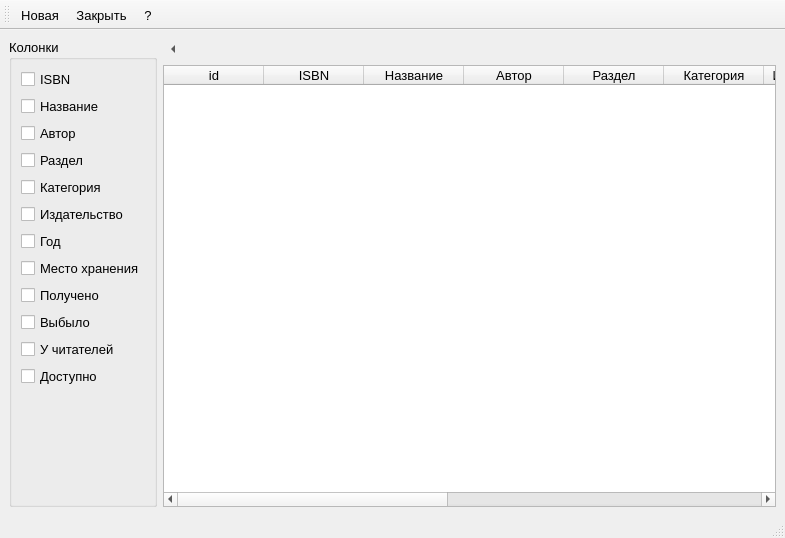
<?xml version="1.0" encoding="UTF-8"?>
<ui version="4.0">
 <class>books</class>
 <widget class="QMainWindow" name="books">
  <property name="geometry">
   <rect>
    <x>0</x>
    <y>0</y>
    <width>785</width>
    <height>538</height>
   </rect>
  </property>
  <property name="font">
   <font>
    <family>Ubuntu</family>
    <pointsize>10</pointsize>
   </font>
  </property>
  <property name="windowTitle">
   <string>Книги</string>
  </property>
  <widget class="QWidget" name="centralwidget">
   <layout class="QGridLayout" name="gridLayout">
    <item row="0" column="0">
     <layout class="QHBoxLayout" name="horizontalLayout_2">
      <item>
       <widget class="QGroupBox" name="groupBox_column">
        <property name="maximumSize">
         <size>
          <width>170</width>
          <height>16777215</height>
         </size>
        </property>
        <property name="title">
         <string>Колонки</string>
        </property>
        <layout class="QGridLayout" name="gridLayout_2">
         <item row="0" column="0">
          <layout class="QVBoxLayout" name="verticalLayout">
           <item>
            <widget class="QCheckBox" name="checkBox_isbn">
             <property name="text">
              <string>ISBN</string>
             </property>
            </widget>
           </item>
           <item>
            <widget class="QCheckBox" name="checkBox_title">
             <property name="text">
              <string>Название</string>
             </property>
            </widget>
           </item>
           <item>
            <widget class="QCheckBox" name="checkBox_auth">
             <property name="text">
              <string>Автор</string>
             </property>
            </widget>
           </item>
           <item>
            <widget class="QCheckBox" name="checkBox_sect">
             <property name="text">
              <string>Раздел</string>
             </property>
            </widget>
           </item>
           <item>
            <widget class="QCheckBox" name="checkBox_cat">
             <property name="text">
              <string>Категория</string>
             </property>
            </widget>
           </item>
           <item>
            <widget class="QCheckBox" name="checkBox_pub">
             <property name="text">
              <string>Издательство</string>
             </property>
            </widget>
           </item>
           <item>
            <widget class="QCheckBox" name="checkBox_year">
             <property name="text">
              <string>Год</string>
             </property>
            </widget>
           </item>
           <item>
            <widget class="QCheckBox" name="checkBox_place">
             <property name="text">
              <string>Место хранения</string>
             </property>
            </widget>
           </item>
           <item>
            <widget class="QCheckBox" name="checkBox_in">
             <property name="text">
              <string>Получено</string>
             </property>
            </widget>
           </item>
           <item>
            <widget class="QCheckBox" name="checkBox_out">
             <property name="text">
              <string>Выбыло</string>
             </property>
            </widget>
           </item>
           <item>
            <widget class="QCheckBox" name="checkBox_read">
             <property name="text">
              <string>У читателей</string>
             </property>
            </widget>
           </item>
           <item>
            <widget class="QCheckBox" name="checkBox_dost">
             <property name="text">
              <string>Доступно</string>
             </property>
            </widget>
           </item>
           <item>
            <spacer name="verticalSpacer">
             <property name="orientation">
              <enum>Qt::Vertical</enum>
             </property>
             <property name="sizeHint" stdset="0">
              <size>
               <width>20</width>
               <height>40</height>
              </size>
             </property>
            </spacer>
           </item>
          </layout>
         </item>
        </layout>
       </widget>
      </item>
      <item>
       <layout class="QVBoxLayout" name="verticalLayout_2">
        <item>
         <layout class="QHBoxLayout" name="horizontalLayout">
          <item>
           <widget class="QToolButton" name="toolButton_col">
            <property name="maximumSize">
             <size>
              <width>20</width>
              <height>20</height>
             </size>
            </property>
            <property name="text">
             <string>...</string>
            </property>
            <property name="checkable">
             <bool>true</bool>
            </property>
            <property name="autoRaise">
             <bool>true</bool>
            </property>
            <property name="arrowType">
             <enum>Qt::LeftArrow</enum>
            </property>
           </widget>
          </item>
          <item>
           <spacer name="horizontalSpacer">
            <property name="orientation">
             <enum>Qt::Horizontal</enum>
            </property>
            <property name="sizeHint" stdset="0">
             <size>
              <width>40</width>
              <height>5</height>
             </size>
            </property>
           </spacer>
          </item>
         </layout>
        </item>
        <item>
         <widget class="QTableWidget" name="tableWidget_book">
          <property name="editTriggers">
           <set>QAbstractItemView::NoEditTriggers</set>
          </property>
          <property name="alternatingRowColors">
           <bool>true</bool>
          </property>
          <property name="selectionMode">
           <enum>QAbstractItemView::SingleSelection</enum>
          </property>
          <property name="selectionBehavior">
           <enum>QAbstractItemView::SelectRows</enum>
          </property>
          <property name="sortingEnabled">
           <bool>true</bool>
          </property>
          <attribute name="horizontalHeaderStretchLastSection">
           <bool>false</bool>
          </attribute>
          <attribute name="verticalHeaderDefaultSectionSize">
           <number>23</number>
          </attribute>
          <column>
           <property name="text">
            <string>id</string>
           </property>
          </column>
          <column>
           <property name="text">
            <string>ISBN</string>
           </property>
          </column>
          <column>
           <property name="text">
            <string>Название</string>
           </property>
          </column>
          <column>
           <property name="text">
            <string>Автор</string>
           </property>
          </column>
          <column>
           <property name="text">
            <string>Раздел</string>
           </property>
          </column>
          <column>
           <property name="text">
            <string>Категория</string>
           </property>
          </column>
          <column>
           <property name="text">
            <string>Издательство</string>
           </property>
          </column>
          <column>
           <property name="text">
            <string>Год</string>
           </property>
          </column>
          <column>
           <property name="text">
            <string>Место хранения</string>
           </property>
          </column>
          <column>
           <property name="text">
            <string>Получено</string>
           </property>
          </column>
          <column>
           <property name="text">
            <string>Выбыло</string>
           </property>
          </column>
          <column>
           <property name="text">
            <string>На руках</string>
           </property>
          </column>
          <column>
           <property name="text">
            <string>Доступно</string>
           </property>
          </column>
         </widget>
        </item>
       </layout>
      </item>
     </layout>
    </item>
   </layout>
  </widget>
  <widget class="QStatusBar" name="statusbar"/>
  <widget class="QToolBar" name="toolBar">
   <property name="windowTitle">
    <string>toolBar</string>
   </property>
   <attribute name="toolBarArea">
    <enum>TopToolBarArea</enum>
   </attribute>
   <attribute name="toolBarBreak">
    <bool>false</bool>
   </attribute>
   <addaction name="actionAdd"/>
   <addaction name="actionClose"/>
   <addaction name="actionHelp"/>
  </widget>
  <action name="actionAdd">
   <property name="text">
    <string>Новая</string>
   </property>
  </action>
  <action name="actionClose">
   <property name="text">
    <string>Закрыть</string>
   </property>
  </action>
  <action name="actionHelp">
   <property name="text">
    <string>?</string>
   </property>
  </action>
 </widget>
 <resources/>
 <connections/>
</ui>
